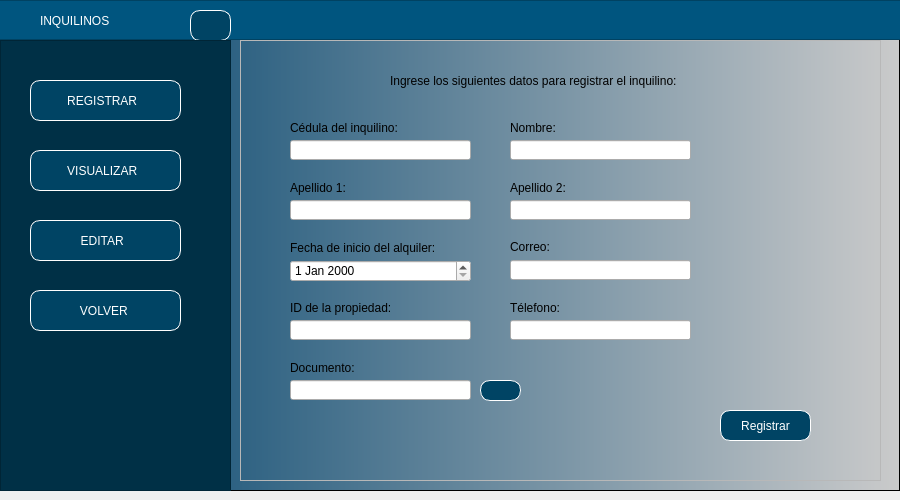
<?xml version="1.0" encoding="UTF-8"?>
<ui version="4.0">
 <class>MainWindow</class>
 <widget class="QMainWindow" name="MainWindow">
  <property name="geometry">
   <rect>
    <x>0</x>
    <y>0</y>
    <width>900</width>
    <height>500</height>
   </rect>
  </property>
  <property name="minimumSize">
   <size>
    <width>900</width>
    <height>500</height>
   </size>
  </property>
  <property name="maximumSize">
   <size>
    <width>900</width>
    <height>16777215</height>
   </size>
  </property>
  <property name="windowTitle">
   <string>MainWindow</string>
  </property>
  <widget class="QWidget" name="centralwidget">
   <layout class="QHBoxLayout" name="horizontalLayout" stretch="0">
    <property name="leftMargin">
     <number>0</number>
    </property>
    <property name="topMargin">
     <number>0</number>
    </property>
    <property name="rightMargin">
     <number>0</number>
    </property>
    <item>
     <widget class="QFrame" name="framefondo">
      <property name="styleSheet">
       <string notr="true">QWidget#framefondo{
background-color: qlineargradient(spread:pad, x1:0, y1:0, x2:1, y2:0, stop:0.039548 rgba(0, 67, 109, 255), stop:1 rgba(203, 203, 203, 255));}</string>
      </property>
      <property name="frameShape">
       <enum>QFrame::StyledPanel</enum>
      </property>
      <property name="frameShadow">
       <enum>QFrame::Raised</enum>
      </property>
      <widget class="QFrame" name="frame_superior">
       <property name="geometry">
        <rect>
         <x>-10</x>
         <y>0</y>
         <width>911</width>
         <height>40</height>
        </rect>
       </property>
       <property name="maximumSize">
        <size>
         <width>16777215</width>
         <height>40</height>
        </size>
       </property>
       <property name="styleSheet">
        <string notr="true">background-color: rgb(0, 85, 127);</string>
       </property>
       <property name="frameShape">
        <enum>QFrame::StyledPanel</enum>
       </property>
       <property name="frameShadow">
        <enum>QFrame::Raised</enum>
       </property>
       <widget class="QLabel" name="label">
        <property name="geometry">
         <rect>
          <x>50</x>
          <y>10</y>
          <width>181</width>
          <height>21</height>
         </rect>
        </property>
        <property name="styleSheet">
         <string notr="true">font: 16pt &quot;Arial&quot;;
color: white;</string>
        </property>
        <property name="text">
         <string>INQUILINOS</string>
        </property>
       </widget>
       <widget class="QPushButton" name="pushButton_5">
        <property name="geometry">
         <rect>
          <x>200</x>
          <y>10</y>
          <width>41</width>
          <height>31</height>
         </rect>
        </property>
        <property name="styleSheet">
         <string notr="true">QPushButton{
font: 87 9pt &quot;Arial&quot;;
background-color: rgb(0, 68, 100);
color:white;
border:1px solid white;
border-radius: 10px;
}


QPushButton:hover {
background-color:qlineargradient(spread:pad, x1:0, y1:0, x2:1, y2:0, stop:0.039548 rgba(0, 67, 109, 255), stop:1 rgba(203, 203, 203, 255))
}</string>
        </property>
        <property name="text">
         <string/>
        </property>
        <property name="icon">
         <iconset>
          <normaloff>../../PROYECTO 1/Interfaz Grafica/Imagenes/menu.png</normaloff>../../PROYECTO 1/Interfaz Grafica/Imagenes/menu.png</iconset>
        </property>
       </widget>
      </widget>
      <widget class="QFrame" name="frameBotones">
       <property name="geometry">
        <rect>
         <x>0</x>
         <y>40</y>
         <width>231</width>
         <height>451</height>
        </rect>
       </property>
       <property name="styleSheet">
        <string notr="true">QFrame{
background-color: rgb(0, 48, 70)
}


QPushButton{
font: 87 9pt &quot;Arial&quot;;
background-color: rgb(0, 68, 100);
color:white;
border:1px solid white;
border-radius: 10px;
}


QPushButton:hover {
background-color:qlineargradient(spread:pad, x1:0, y1:0, x2:1, y2:0, stop:0.039548 rgba(0, 67, 109, 255), stop:1 rgba(203, 203, 203, 255))
}</string>
       </property>
       <property name="frameShape">
        <enum>QFrame::StyledPanel</enum>
       </property>
       <property name="frameShadow">
        <enum>QFrame::Raised</enum>
       </property>
       <widget class="QPushButton" name="btnRegistrar">
        <property name="geometry">
         <rect>
          <x>30</x>
          <y>40</y>
          <width>151</width>
          <height>41</height>
         </rect>
        </property>
        <property name="layoutDirection">
         <enum>Qt::RightToLeft</enum>
        </property>
        <property name="styleSheet">
         <string notr="true"/>
        </property>
        <property name="text">
         <string>REGISTRAR  </string>
        </property>
        <property name="icon">
         <iconset>
          <normaloff>../../PROYECTO 1/Interfaz Grafica/Imagenes/registrar.png</normaloff>../../PROYECTO 1/Interfaz Grafica/Imagenes/registrar.png</iconset>
        </property>
       </widget>
       <widget class="QPushButton" name="btnVisualizar">
        <property name="geometry">
         <rect>
          <x>30</x>
          <y>110</y>
          <width>151</width>
          <height>41</height>
         </rect>
        </property>
        <property name="layoutDirection">
         <enum>Qt::RightToLeft</enum>
        </property>
        <property name="styleSheet">
         <string notr="true"/>
        </property>
        <property name="text">
         <string>VISUALIZAR  </string>
        </property>
        <property name="icon">
         <iconset>
          <normaloff>../../PROYECTO 1/Interfaz Grafica/Imagenes/buscar.png</normaloff>../../PROYECTO 1/Interfaz Grafica/Imagenes/buscar.png</iconset>
        </property>
       </widget>
       <widget class="QPushButton" name="btnEditar">
        <property name="geometry">
         <rect>
          <x>30</x>
          <y>180</y>
          <width>151</width>
          <height>41</height>
         </rect>
        </property>
        <property name="layoutDirection">
         <enum>Qt::RightToLeft</enum>
        </property>
        <property name="styleSheet">
         <string notr="true"/>
        </property>
        <property name="text">
         <string>EDITAR  </string>
        </property>
        <property name="icon">
         <iconset>
          <normaloff>../../PROYECTO 1/Interfaz Grafica/Imagenes/actualizar.png</normaloff>../../PROYECTO 1/Interfaz Grafica/Imagenes/actualizar.png</iconset>
        </property>
       </widget>
       <widget class="QPushButton" name="btnVolver">
        <property name="geometry">
         <rect>
          <x>30</x>
          <y>250</y>
          <width>151</width>
          <height>41</height>
         </rect>
        </property>
        <property name="layoutDirection">
         <enum>Qt::RightToLeft</enum>
        </property>
        <property name="text">
         <string>VOLVER </string>
        </property>
        <property name="icon">
         <iconset>
          <normaloff>../../PROYECTO 1/Interfaz Grafica/Imagenes/volver.png</normaloff>../../PROYECTO 1/Interfaz Grafica/Imagenes/volver.png</iconset>
        </property>
       </widget>
      </widget>
      <widget class="QFrame" name="framePaginas">
       <property name="geometry">
        <rect>
         <x>240</x>
         <y>40</y>
         <width>641</width>
         <height>441</height>
        </rect>
       </property>
       <property name="frameShape">
        <enum>QFrame::StyledPanel</enum>
       </property>
       <property name="frameShadow">
        <enum>QFrame::Raised</enum>
       </property>
       <widget class="QStackedWidget" name="stackedWidget">
        <property name="geometry">
         <rect>
          <x>-10</x>
          <y>0</y>
          <width>661</width>
          <height>461</height>
         </rect>
        </property>
        <property name="currentIndex">
         <number>0</number>
        </property>
        <widget class="QWidget" name="pageRegistrarInq">
         <widget class="QLabel" name="label_2">
          <property name="geometry">
           <rect>
            <x>160</x>
            <y>30</y>
            <width>411</width>
            <height>21</height>
           </rect>
          </property>
          <property name="styleSheet">
           <string notr="true">font: 12pt &quot;Arial&quot;;</string>
          </property>
          <property name="text">
           <string>Ingrese los siguientes datos para registrar el inquilino:</string>
          </property>
         </widget>
         <widget class="QLabel" name="label_3">
          <property name="geometry">
           <rect>
            <x>60</x>
            <y>80</y>
            <width>121</width>
            <height>16</height>
           </rect>
          </property>
          <property name="styleSheet">
           <string notr="true">font: 9pt &quot;Arial&quot;;
</string>
          </property>
          <property name="text">
           <string>Cédula del inquilino:</string>
          </property>
         </widget>
         <widget class="QLabel" name="label_4">
          <property name="geometry">
           <rect>
            <x>280</x>
            <y>80</y>
            <width>151</width>
            <height>16</height>
           </rect>
          </property>
          <property name="styleSheet">
           <string notr="true">font: 9pt &quot;Arial&quot;;
</string>
          </property>
          <property name="text">
           <string>Nombre:</string>
          </property>
         </widget>
         <widget class="QLabel" name="label_5">
          <property name="geometry">
           <rect>
            <x>60</x>
            <y>140</y>
            <width>151</width>
            <height>16</height>
           </rect>
          </property>
          <property name="styleSheet">
           <string notr="true">font: 9pt &quot;Arial&quot;;
</string>
          </property>
          <property name="text">
           <string>Apellido 1:</string>
          </property>
         </widget>
         <widget class="QLabel" name="label_6">
          <property name="geometry">
           <rect>
            <x>280</x>
            <y>140</y>
            <width>131</width>
            <height>16</height>
           </rect>
          </property>
          <property name="styleSheet">
           <string notr="true">font: 9pt &quot;Arial&quot;;
</string>
          </property>
          <property name="text">
           <string>Apellido 2:</string>
          </property>
         </widget>
         <widget class="QLabel" name="label_7">
          <property name="geometry">
           <rect>
            <x>60</x>
            <y>200</y>
            <width>161</width>
            <height>16</height>
           </rect>
          </property>
          <property name="styleSheet">
           <string notr="true">font: 9pt &quot;Arial&quot;;
</string>
          </property>
          <property name="text">
           <string>Fecha de inicio del alquiler:</string>
          </property>
         </widget>
         <widget class="QLabel" name="label_8">
          <property name="geometry">
           <rect>
            <x>280</x>
            <y>200</y>
            <width>47</width>
            <height>13</height>
           </rect>
          </property>
          <property name="styleSheet">
           <string notr="true">font: 9pt &quot;Arial&quot;;
</string>
          </property>
          <property name="text">
           <string>Correo:</string>
          </property>
         </widget>
         <widget class="QLineEdit" name="txtIDpropiedad">
          <property name="geometry">
           <rect>
            <x>60</x>
            <y>100</y>
            <width>181</width>
            <height>20</height>
           </rect>
          </property>
         </widget>
         <widget class="QLineEdit" name="txtDireccion">
          <property name="geometry">
           <rect>
            <x>280</x>
            <y>100</y>
            <width>181</width>
            <height>20</height>
           </rect>
          </property>
         </widget>
         <widget class="QLineEdit" name="txtTipoPropiedad">
          <property name="geometry">
           <rect>
            <x>60</x>
            <y>160</y>
            <width>181</width>
            <height>20</height>
           </rect>
          </property>
         </widget>
         <widget class="QLineEdit" name="txtNumHabitaciones">
          <property name="geometry">
           <rect>
            <x>280</x>
            <y>160</y>
            <width>181</width>
            <height>20</height>
           </rect>
          </property>
         </widget>
         <widget class="QLineEdit" name="lineEdit_6">
          <property name="geometry">
           <rect>
            <x>280</x>
            <y>220</y>
            <width>181</width>
            <height>20</height>
           </rect>
          </property>
         </widget>
         <widget class="QPushButton" name="btnREGISTRAR">
          <property name="geometry">
           <rect>
            <x>490</x>
            <y>370</y>
            <width>91</width>
            <height>31</height>
           </rect>
          </property>
          <property name="styleSheet">
           <string notr="true">QPushButton{
font: 87 9pt &quot;Arial&quot;;
background-color: rgb(0, 68, 100);
color:white;
border:1px solid white;
border-radius: 10px;
}


QPushButton:hover {
background-color:rgb(0, 101, 148);
}</string>
          </property>
          <property name="text">
           <string>Registrar</string>
          </property>
         </widget>
         <widget class="QLabel" name="label_10">
          <property name="geometry">
           <rect>
            <x>280</x>
            <y>260</y>
            <width>161</width>
            <height>16</height>
           </rect>
          </property>
          <property name="styleSheet">
           <string notr="true">font: 9pt &quot;Arial&quot;;
</string>
          </property>
          <property name="text">
           <string>Télefono:</string>
          </property>
         </widget>
         <widget class="QLineEdit" name="lineEdit">
          <property name="geometry">
           <rect>
            <x>280</x>
            <y>280</y>
            <width>181</width>
            <height>20</height>
           </rect>
          </property>
         </widget>
         <widget class="QDateEdit" name="dateEdit">
          <property name="geometry">
           <rect>
            <x>60</x>
            <y>220</y>
            <width>181</width>
            <height>22</height>
           </rect>
          </property>
         </widget>
         <widget class="QLabel" name="label_23">
          <property name="geometry">
           <rect>
            <x>60</x>
            <y>260</y>
            <width>191</width>
            <height>16</height>
           </rect>
          </property>
          <property name="styleSheet">
           <string notr="true">font: 9pt &quot;Arial&quot;;
</string>
          </property>
          <property name="text">
           <string>ID de la propiedad:</string>
          </property>
         </widget>
         <widget class="QLineEdit" name="lineEdit_3">
          <property name="geometry">
           <rect>
            <x>60</x>
            <y>280</y>
            <width>181</width>
            <height>20</height>
           </rect>
          </property>
         </widget>
         <widget class="QLabel" name="label_25">
          <property name="geometry">
           <rect>
            <x>60</x>
            <y>320</y>
            <width>191</width>
            <height>16</height>
           </rect>
          </property>
          <property name="styleSheet">
           <string notr="true">font: 9pt &quot;Arial&quot;;
</string>
          </property>
          <property name="text">
           <string>Documento:</string>
          </property>
         </widget>
         <widget class="QLineEdit" name="lineEdit_4">
          <property name="geometry">
           <rect>
            <x>60</x>
            <y>340</y>
            <width>181</width>
            <height>20</height>
           </rect>
          </property>
         </widget>
         <widget class="QPushButton" name="btnRegistrar_3">
          <property name="geometry">
           <rect>
            <x>250</x>
            <y>340</y>
            <width>41</width>
            <height>21</height>
           </rect>
          </property>
          <property name="styleSheet">
           <string notr="true">QPushButton{
font: 87 9pt &quot;Arial&quot;;
background-color: rgb(0, 68, 100);
color:white;
border:1px solid white;
border-radius: 10px;
}


QPushButton:hover {
background-color:rgb(0, 101, 148);
}</string>
          </property>
          <property name="text">
           <string/>
          </property>
          <property name="icon">
           <iconset>
            <normaloff>../../PROYECTO 1/Interfaz Grafica/Imagenes/subir.png</normaloff>../../PROYECTO 1/Interfaz Grafica/Imagenes/subir.png</iconset>
          </property>
         </widget>
        </widget>
       </widget>
      </widget>
     </widget>
    </item>
   </layout>
  </widget>
 </widget>
 <resources/>
 <connections/>
</ui>
